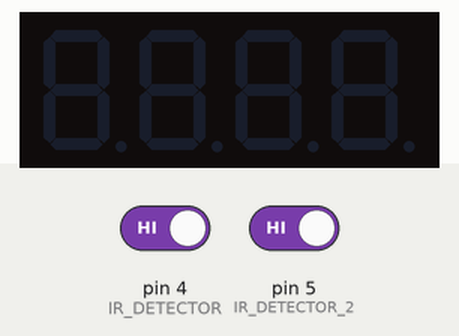
This sketch was run on a simulated Arduino Uno, built with avr-gcc and run on an emulated ATmega328P. On the bench: 4-digit seven-segment display. Inputs (shaded band) come from the test bench; at power-on: pin 4 (IR_DETECTOR) HIGH, pin 5 (IR_DETECTOR_2) HIGH.

Above: at 1.2 s.
1.3 s: pin 4 (IR_DETECTOR) driven LOW
At 1.7 s:
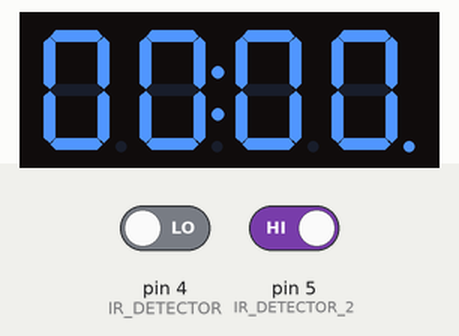
2.8 s: pin 5 (IR_DETECTOR_2) driven LOW
At 3.0 s:
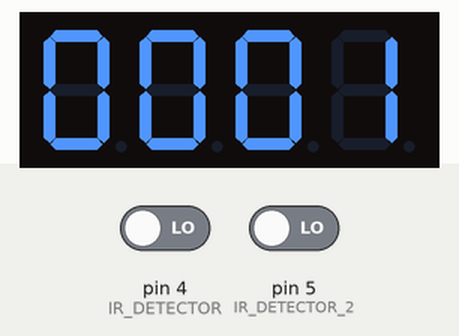
4.3 s: pin 4 (IR_DETECTOR) driven HIGH
At 4.3 s:
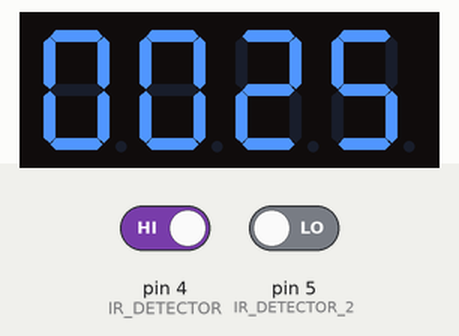
5.8 s: pin 4 (IR_DETECTOR) driven LOW
At 5.98 s:
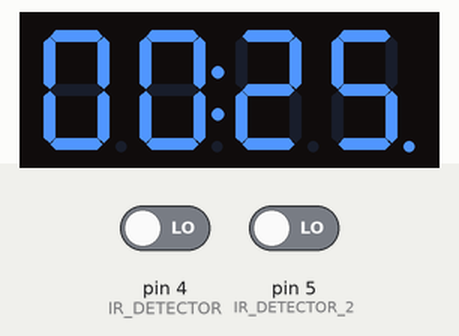
Timing chart, 0 to 8.3 s (numbered marks = the images above; inputs shaded):
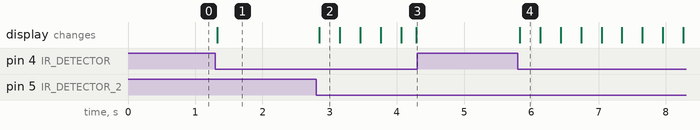

Measured:
- after the input at 1.3 s, the display: changes at once (image 1)
- after the input at 2.8 s, the display: changes after 0.05 s (image 2)
- after the input at 4.3 s, every drawn part: stays the same
- after the input at 5.8 s, the display: changes at once (image 4)

The sketch:

senser_ir2_v.1.ino
```cpp
// Edittor By BOY'IT

#include <TM1637Display.h> // Download at -> https://github.com/avishorp/TM1637

#define CLK 2             // TM1637 CLK ขา 2
#define DIO 3             // TM1637 DIO ขา 3
#define IR_DETECTOR 4     // IR Sensor 1 ขา 4
#define IR_DETECTOR_2 5   // IR Sensor 2 ขา 5

bool RUN = false;
int SEC = 0;
int MILLISEC = 0;
int HALFSEC = 0;

unsigned long LAST_COUNT_TIME, GET_COUNT_TIME;

TM1637Display display = TM1637Display(CLK, DIO);

void setup() {

  pinMode(IR_DETECTOR, INPUT);
  pinMode(IR_DETECTOR_2, INPUT);

  display.setBrightness(5);
  display.clear();

}

void loop() {
  if (digitalRead(IR_DETECTOR) == LOW) {  // IR1 ถ้ามีวัตถุเข้าใกล้
    RUN = !RUN;                           // กลับสถานะ RUN = false
    LAST_COUNT_TIME = millis();           // เริ่มจับเวลา
  }

  if (RUN == true) {        // สถานะ RUN = true
    MAIN_COUNT();           // ทำงานใน Loop : MAIN_COUNT();

    if (digitalRead(IR_DETECTOR_2) == LOW) { // IR2 ถ้ามีวัตถุเข้าใกล้
      RUN = !RUN;                           // กลับสถานะ RUN = false หยุดเวลา
    }
    else if(digitalRead(IR_DETECTOR) == LOW){  // IR1 ถ้ามีวัตถุเข้าใกล้
      RESET_PROGRAM();  //Reset ให้ RUN = false เซ็ตตัวแปรกลับไป = 0 ทั้งหมด
      LAST_COUNT_TIME = millis(); // เริ่มจับเวลา
    }
  }
}

// Loop : MAIN_COUNT();
void MAIN_COUNT() {

  GET_COUNT_TIME = millis();
  if (GET_COUNT_TIME - LAST_COUNT_TIME >= 0) {
    HALFSEC++;

    if (HALFSEC % 2 == 0) {
      MILLISEC++;
      if (MILLISEC > 59) {
        MILLISEC = MILLISEC - 60;
        SEC++;
      }
      display.showNumberDec(SEC, true, 2, 0);
      display.showNumberDec(MILLISEC, true, 2, 2);
    }

    if (HALFSEC % 2 == 1) {
      display.showNumberDecEx(SEC, 0b01000000, true, 2, 0);
      display.showNumberDecEx(MILLISEC, 0b01000000, true, 2, 2);
    }

    LAST_COUNT_TIME = millis();
  }
}

// Reset ให้ RUN = false เซ็ตตัวแปรกลับไป = 0 ทั้งหมด
void RESET_PROGRAM() {
  RUN = false;
  HALFSEC = 0;
  MILLISEC = 0;
  SEC = 0;
}
```
